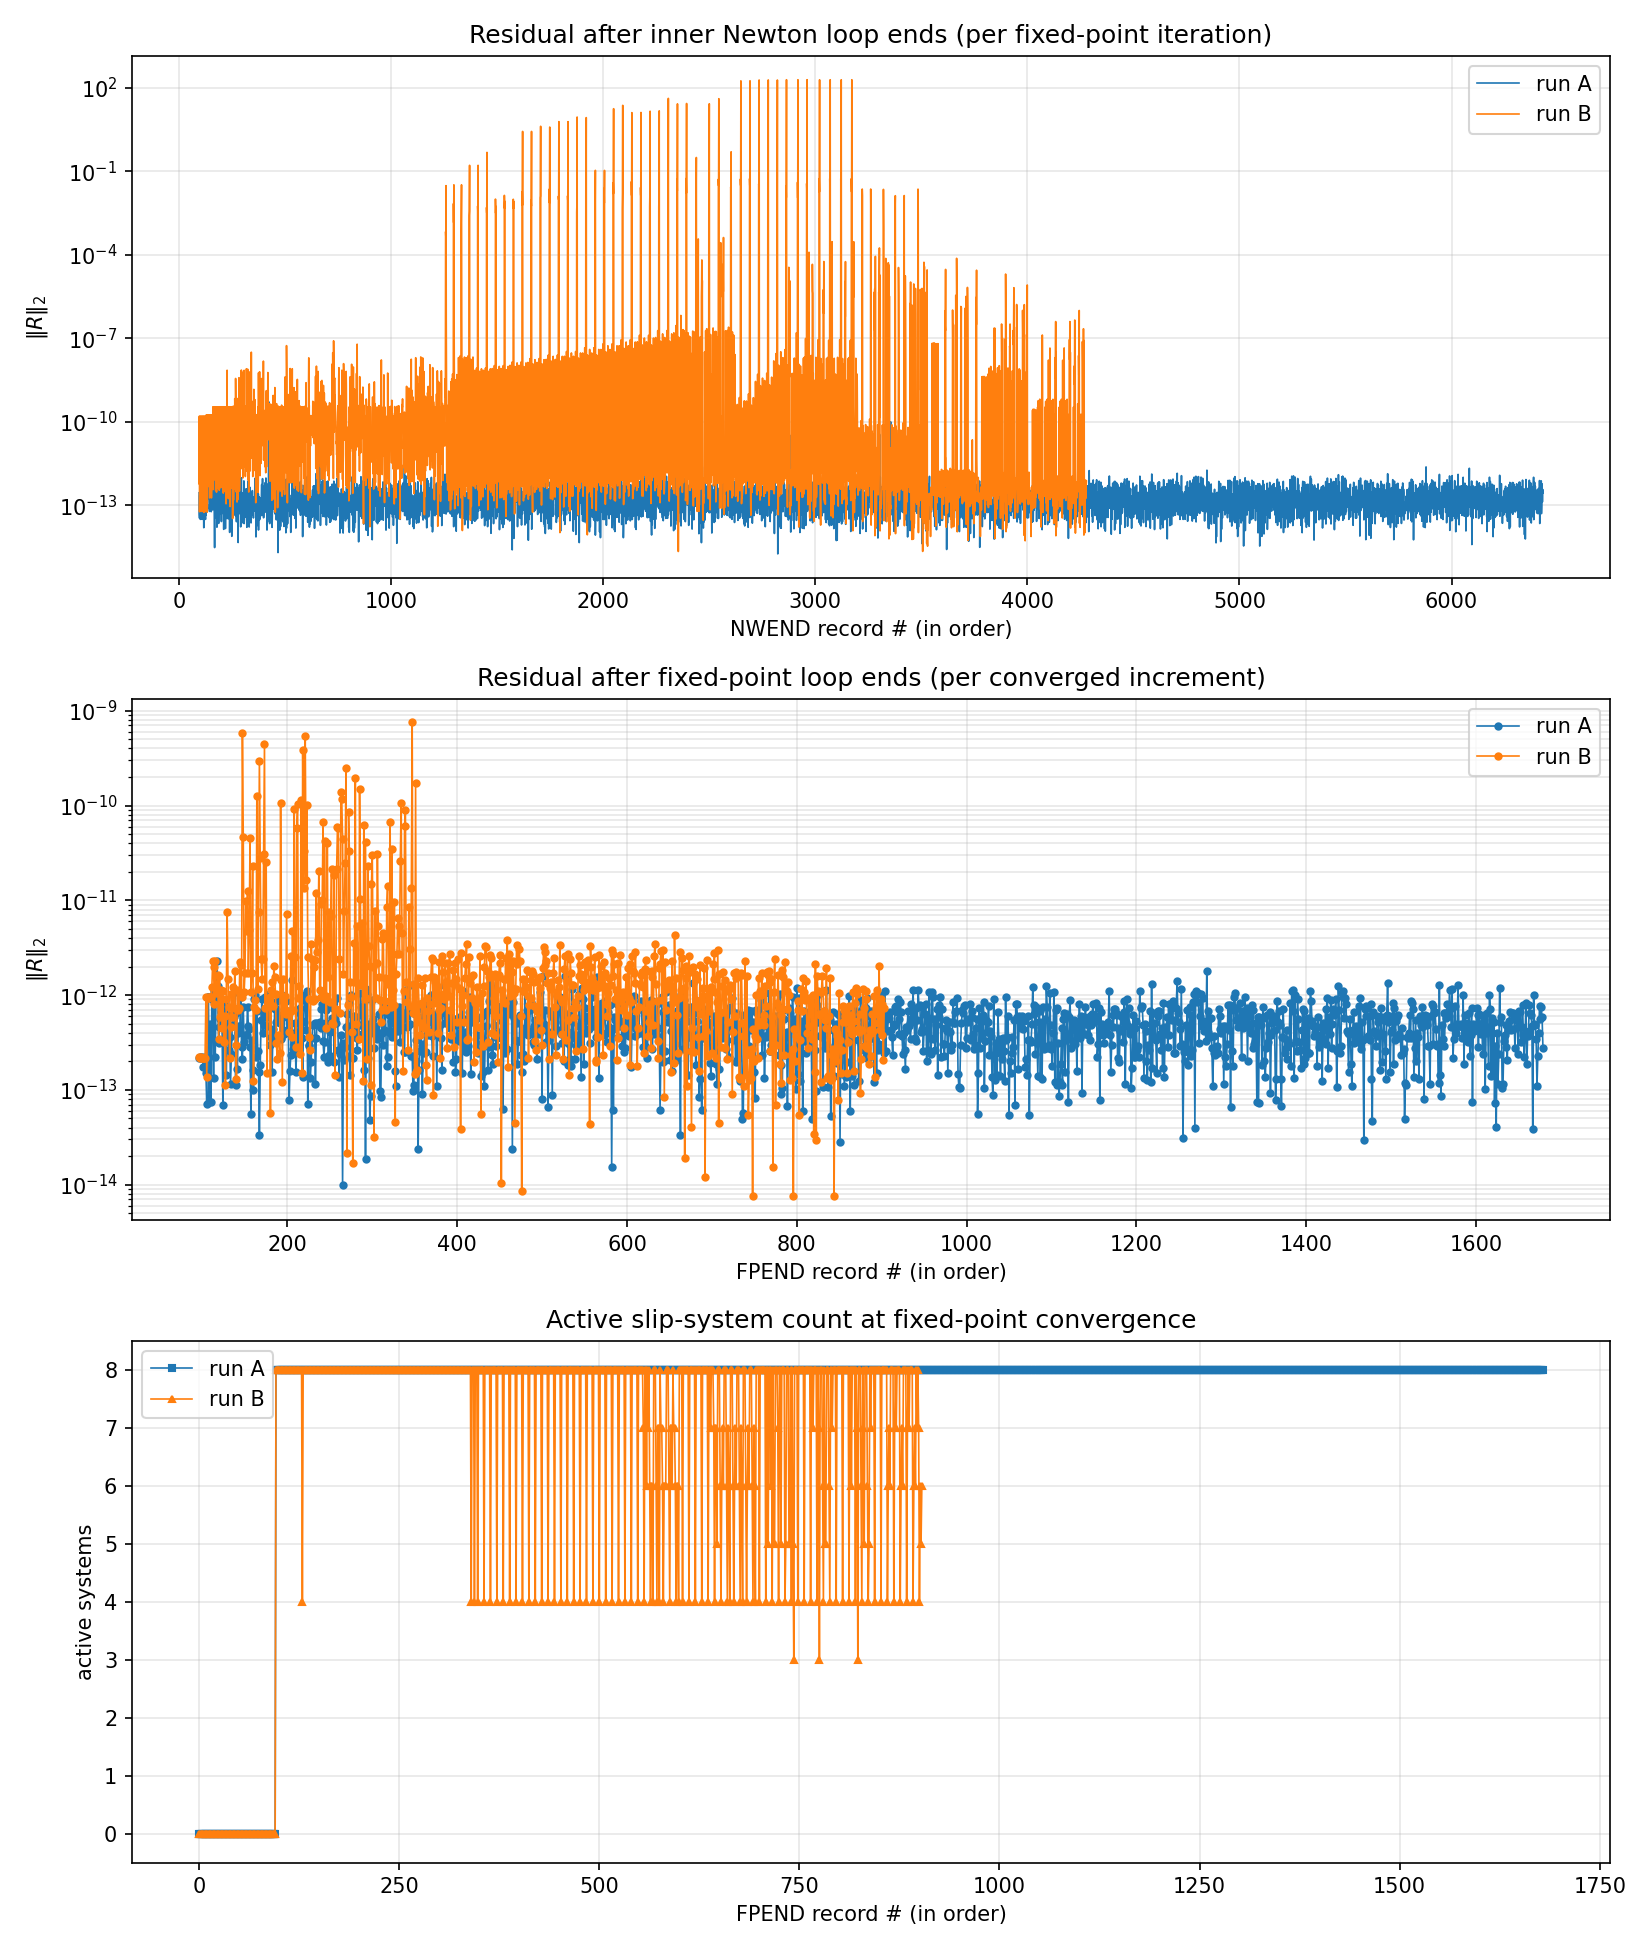

Write the Python code that produced this figure.
#!/usr/bin/env python3
"""
compare_residuals.py - overlay the AL residual from two runs (e.g. base code
vs. Phase-1 code) at two identical measurement points.

Both UMATs write these records to unit 16 (.feh):

  NWEND  l_iter_fp  ||residual_nw||  n_active     (after the inner Newton loop ends,
                                                   once per fixed-point iteration)
  FPEND  l_iter_fp  ||residual_nw||  n_active     (after the fixed-point loop ends,
                                                   once per converged increment)

||residual_nw|| is the augmented-Lagrangian residual norm (dimensionless), defined
identically in both codes.

Usage:
  python compare_residuals.py base.feh phase1.feh
  python compare_residuals.py base.feh phase1.feh --labels base phase1
  python compare_residuals.py base.feh phase1.feh --out compare.png
  python compare_residuals.py base.feh phase1.feh --tail 300   # zoom last N records
"""

import argparse
import sys
import numpy as np
import matplotlib.pyplot as plt


def read(path, tag):
    """Return arrays (residual, n_active) for records matching `tag`."""
    res, nact = [], []
    with open(path, "r", errors="ignore") as fh:
        for line in fh:
            p = line.split()
            if len(p) >= 4 and p[0] == tag:
                try:
                    res.append(float(p[2]))
                    nact.append(int(p[3]))
                except (ValueError, IndexError):
                    continue
    return np.array(res, dtype=float), np.array(nact, dtype=int)


def safelog(x):
    x = np.array(x, dtype=float)
    x[x <= 0] = np.nan
    return x


def main():
    ap = argparse.ArgumentParser()
    ap.add_argument("feh_a", help="first .feh (e.g. base code)")
    ap.add_argument("feh_b", help="second .feh (e.g. phase-1 code)")
    ap.add_argument("--labels", nargs=2, default=["run A", "run B"])
    ap.add_argument("--tail", type=int, default=0,
                    help="only plot the last N records of each series (0 = all)")
    ap.add_argument("--out", default="compare_residuals.png")
    args = ap.parse_args()

    la, lb = args.labels

    # read both measurement points from both files
    nw_a, nwact_a = read(args.feh_a, "NWEND")
    nw_b, nwact_b = read(args.feh_b, "NWEND")
    fp_a, fpact_a = read(args.feh_a, "FPEND")
    fp_b, fpact_b = read(args.feh_b, "FPEND")

    if nw_a.size == 0 and fp_a.size == 0:
        print(f"No NWEND/FPEND records in {args.feh_a}", file=sys.stderr)
        sys.exit(1)
    if nw_b.size == 0 and fp_b.size == 0:
        print(f"No NWEND/FPEND records in {args.feh_b}", file=sys.stderr)
        sys.exit(1)

    def tail(x):
        return x[-args.tail:] if args.tail > 0 and x.size else x

    nw_a, nwact_a = tail(nw_a), tail(nwact_a)
    nw_b, nwact_b = tail(nw_b), tail(nwact_b)
    fp_a, fpact_a = tail(fp_a), tail(fpact_a)
    fp_b, fpact_b = tail(fp_b), tail(fpact_b)

    # textual summary
    def summ(name, r):
        if r.size:
            print(f"  {name:14s}: n={r.size:6d}  "
                  f"min={np.nanmin(safelog(r)):.2e}  "
                  f"median={np.nanmedian(safelog(r)):.2e}  "
                  f"max={np.nanmax(safelog(r)):.2e}")
        else:
            print(f"  {name:14s}: (no records)")
    print("residual after Newton loop (NWEND):")
    summ(la, nw_a); summ(lb, nw_b)
    print("residual after fixed-point loop (FPEND):")
    summ(la, fp_a); summ(lb, fp_b)
    print("final active-system count (last FPEND record):")
    print(f"  {la}: {fpact_a[-1] if fpact_a.size else 'NA'}    "
          f"{lb}: {fpact_b[-1] if fpact_b.size else 'NA'}")

    fig, axes = plt.subplots(3, 1, figsize=(11, 13))

    # Panel 1: residual after Newton loop ends
    ax = axes[0]
    ax.semilogy(np.arange(nw_a.size), safelog(nw_a), "-", lw=0.8, label=la)
    ax.semilogy(np.arange(nw_b.size), safelog(nw_b), "-", lw=0.8, label=lb)
    ax.set_title("Residual after inner Newton loop ends (per fixed-point iteration)")
    ax.set_xlabel("NWEND record # (in order)")
    ax.set_ylabel(r"$\|R\|_2$")
    ax.grid(True, which="both", alpha=0.3); ax.legend()

    # Panel 2: residual after fixed-point loop ends
    ax = axes[1]
    ax.semilogy(np.arange(fp_a.size), safelog(fp_a), "o-", ms=3, lw=0.8, label=la)
    ax.semilogy(np.arange(fp_b.size), safelog(fp_b), "o-", ms=3, lw=0.8, label=lb)
    ax.set_title("Residual after fixed-point loop ends (per converged increment)")
    ax.set_xlabel("FPEND record # (in order)")
    ax.set_ylabel(r"$\|R\|_2$")
    ax.grid(True, which="both", alpha=0.3); ax.legend()

    # Panel 3: active-system count at convergence (the key comparison)
    ax = axes[2]
    ax.plot(np.arange(fpact_a.size), fpact_a, "s-", ms=3, lw=0.8, label=la)
    ax.plot(np.arange(fpact_b.size), fpact_b, "^-", ms=3, lw=0.8, label=lb)
    ax.set_title("Active slip-system count at fixed-point convergence")
    ax.set_xlabel("FPEND record # (in order)")
    ax.set_ylabel("active systems")
    ax.grid(True, alpha=0.3); ax.legend()
    allact = np.concatenate([a for a in (fpact_a, fpact_b) if a.size])
    if allact.size:
        ax.set_ylim(-0.5, allact.max() + 0.5)

    fig.tight_layout()
    fig.savefig(args.out, dpi=150)
    print(f"\nsaved: {args.out}")


if __name__ == "__main__":
    main()
